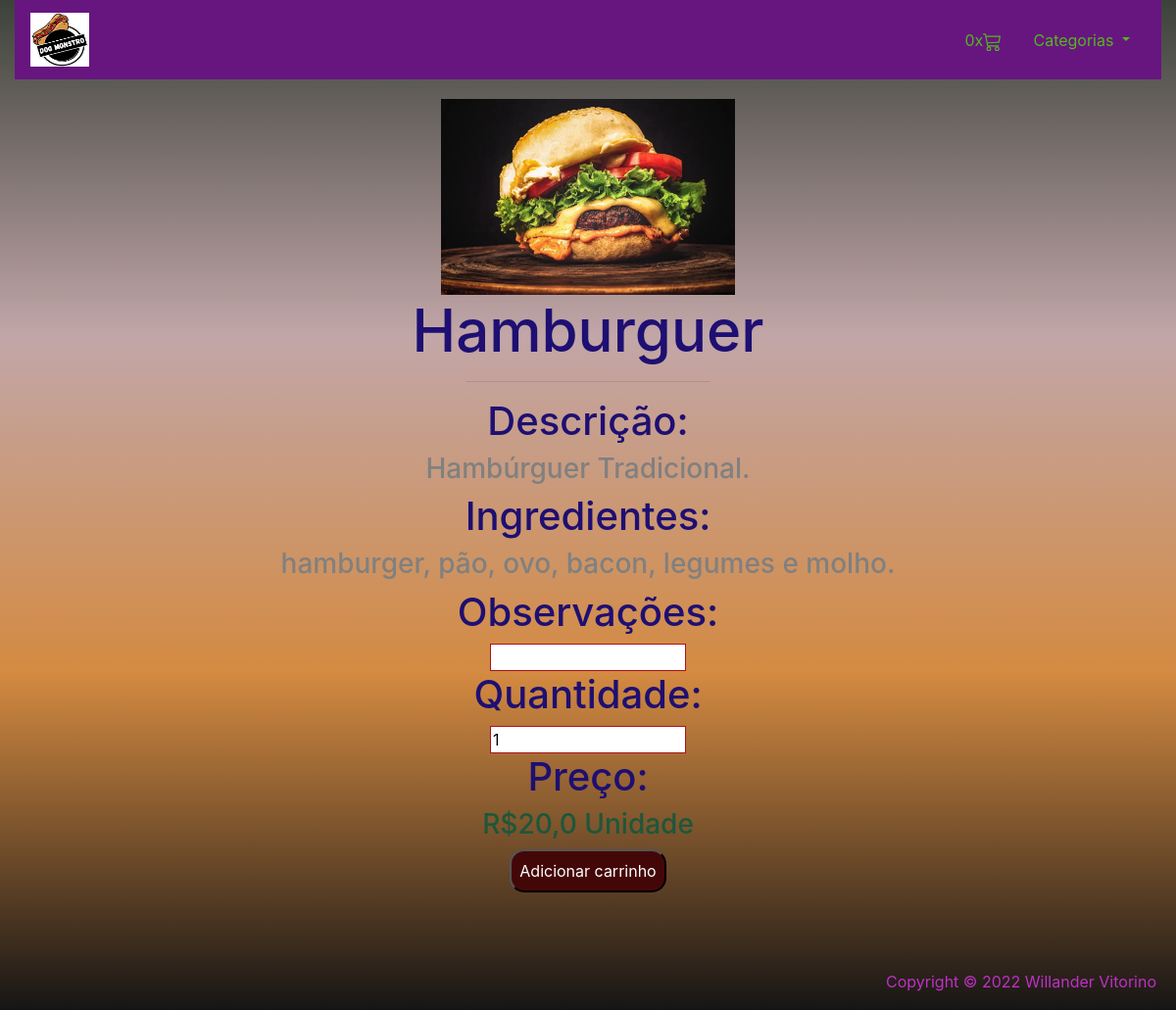
The app's page /produto/2 with its own data.
### produto/models.py (models this page shows, shortened)
class Produto(models.Model):
    nome_produto = models.CharField(max_length=500)
    img = models.ImageField(upload_to='post_img')
    categoria = models.ForeignKey(Categoria, on_delete=models.CASCADE)
    preco = models.FloatField()
    descricao = models.TextField()
    ingredientes = models.CharField(max_length=2000)
    ativo = models.BooleanField(default=True)

### produto/views.py (the view)
# urls.py: path('', include('produto.urls')),
def produto(request, id):
    if not request.session.get('carrinho'):
        request.session['carrinho'] = []
        request.session.save()
    erro = request.GET.get('erro')
    produto = Produto.objects.filter(id=id)[0]
    categorias = Categoria.objects.all()
    return render(request, 'produto.html', {'produto': produto,
                                            'carrinho': len(request.session['carrinho']),
                                            'categorias': categorias,
                                            'erro': erro})

### produto/models.py (called while the page is built)
    def __str__(self):
        return self.categoria

### produto/templates/produto.html (shortened to what this page needs)
{%extends 'base.html'%}
{% block 'conteudo'%}
<div class="container" style="align-items: center; text-align: center;">
    <img class="tamanhoImg" style="margin-top: 20px;" src="/media/{{produto.img}}">
    <h3 class="titulo tituloProduto">{{produto.nome_produto}}</h3>
    <hr style="width: 250px;">
    <h1 class="titulo subTituloProduto">Descrição: </h1>
    <h3 style="color: gray;">{{produto.descricao}}</h3>
    <h1 class="titulo subTituloProduto">Ingredientes: </h1>
    <h3 style="color: gray;">{{produto.ingredientes}}</h3>
    <form method="POST" action="{% url 'add_carrinho' %}">{% csrf_token %}
        <h1 class="titulo subTituloProduto">Observações: </h1>
        <input name="observacoes" class="observacoes" type="text">
        <h1 class="titulo subTituloProduto">Quantidade: </h1>
        <input name="quantidade" class="observacoes" type="number" min="1" max="200" value="1">
        <h1 class="titulo subTituloProduto">Preço: </h1>
        <h3>R${{produto.preco}} Unidade</h3>
        <input class="botao" type="submit" value="Adicionar carrinho">
    </form>
</div>
{%endblock%}

### static/css/css.css (style rules this page uses)
html { height: 100%; }
body { min-height: 100%; }
body { background: linear-gradient( #3c423a, #c2a6a8, #d48a41, #161515); color: rgb(30, 87, 58); }
.observacoes { border: 1px solid #aa141b; width: 200px; }
.tituloProduto { font-size: 60px; }
.subTituloProduto { font-size: 40px; }
.botao { background-color: #440707; color: white; padding: 8px; border-radius: 15px; transition: 0.2s; }
body { background-color: #FAF9F9; }
.titulo { color: #1e0f72; }
.tamanhoImg { width: 500px; }
@media (max-width: 1200px) { .tamanhoImg { width: 300px; } }

### records on screen
Produto: img (picture), nome_produto "Hamburguer", descricao "Hambúrguer Tradicional.", ingredientes "hamburger, pão, ovo, bacon, legumes e molho.", preco "20,0"

### other values on screen
{{ carrinho }} "0"
